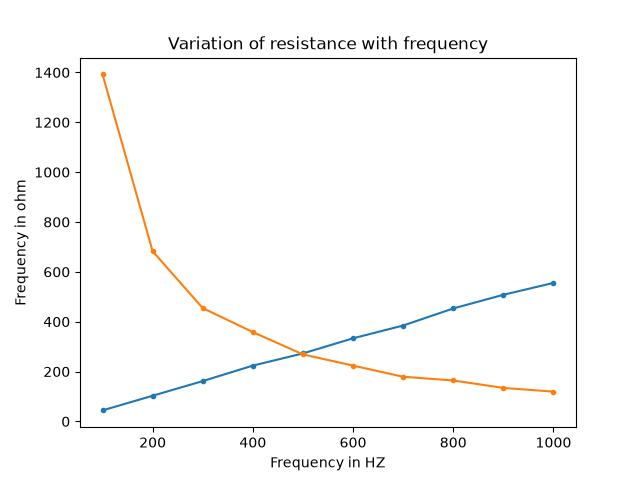

Recreate this plot in Python.
import matplotlib.pyplot as plt
import numpy as np

f = np.arange(100, 1000+10, 100)
L = np.array([44.12, 102.94, 161.76, 223.88, 272.73, 333.33, 384.62, 453.13, 507.94, 555.56])
C = np.array([1392.16, 682.54, 454.55, 358.36, 268.66, 223.88, 179.10, 164.18, 134.33, 119.40])

plt.title('Variation of resistance with frequency')
plt.xlabel('Frequency in HZ')
plt.ylabel('Frequency in ohm')

plt.plot(f, L, '.-', label='Due to L')
plt.plot(f, C, '.-', label='Due to C')
plt.savefig('LC.jpg')
plt.legend()
plt.show()
